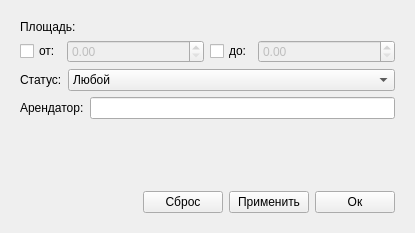
<?xml version="1.0" encoding="UTF-8"?>
<ui version="4.0">
 <class>FilterForm</class>
 <widget class="QWidget" name="FilterForm">
  <property name="geometry">
   <rect>
    <x>0</x>
    <y>0</y>
    <width>415</width>
    <height>233</height>
   </rect>
  </property>
  <property name="windowTitle">
   <string>Form</string>
  </property>
  <layout class="QVBoxLayout" name="verticalLayout_2">
   <item>
    <widget class="QWidget" name="widgetFilter" native="true">
     <layout class="QVBoxLayout" name="verticalLayout">
      <item>
       <widget class="QLabel" name="label">
        <property name="text">
         <string>Площадь: </string>
        </property>
       </widget>
      </item>
      <item>
       <layout class="QHBoxLayout" name="horizontalLayout_2" stretch="0,1,0,1">
        <item>
         <widget class="QCheckBox" name="checkBox_after">
          <property name="text">
           <string>от:</string>
          </property>
         </widget>
        </item>
        <item>
         <widget class="QDoubleSpinBox" name="doubleSpinBox_after">
          <property name="enabled">
           <bool>false</bool>
          </property>
         </widget>
        </item>
        <item>
         <widget class="QCheckBox" name="checkBox_before">
          <property name="text">
           <string>до:</string>
          </property>
         </widget>
        </item>
        <item>
         <widget class="QDoubleSpinBox" name="doubleSpinBox_before">
          <property name="enabled">
           <bool>false</bool>
          </property>
         </widget>
        </item>
       </layout>
      </item>
      <item>
       <layout class="QHBoxLayout" name="horizontalLayout_3" stretch="0,1">
        <item>
         <widget class="QLabel" name="label_2">
          <property name="text">
           <string>Статус:</string>
          </property>
         </widget>
        </item>
        <item>
         <widget class="QComboBox" name="comboBox_status">
          <item>
           <property name="text">
            <string>Любой</string>
           </property>
          </item>
          <item>
           <property name="text">
            <string>Свободно</string>
           </property>
          </item>
          <item>
           <property name="text">
            <string>В аренде</string>
           </property>
          </item>
          <item>
           <property name="text">
            <string>Не доступно</string>
           </property>
          </item>
         </widget>
        </item>
       </layout>
      </item>
      <item>
       <layout class="QHBoxLayout" name="horizontalLayout_4">
        <item>
         <widget class="QLabel" name="label_3">
          <property name="text">
           <string>Арендатор:</string>
          </property>
         </widget>
        </item>
        <item>
         <widget class="QLineEdit" name="lineEdit_rentor"/>
        </item>
       </layout>
      </item>
      <item>
       <spacer name="verticalSpacer">
        <property name="orientation">
         <enum>Qt::Vertical</enum>
        </property>
        <property name="sizeHint" stdset="0">
         <size>
          <width>20</width>
          <height>56</height>
         </size>
        </property>
       </spacer>
      </item>
      <item>
       <layout class="QHBoxLayout" name="horizontalLayout">
        <item>
         <spacer name="horizontalSpacer">
          <property name="orientation">
           <enum>Qt::Horizontal</enum>
          </property>
          <property name="sizeHint" stdset="0">
           <size>
            <width>40</width>
            <height>20</height>
           </size>
          </property>
         </spacer>
        </item>
        <item>
         <widget class="QPushButton" name="pushButton_reset">
          <property name="text">
           <string>Сброс</string>
          </property>
         </widget>
        </item>
        <item>
         <widget class="QPushButton" name="pushButton_apply">
          <property name="text">
           <string>Применить</string>
          </property>
         </widget>
        </item>
        <item>
         <widget class="QPushButton" name="pushButton_ok">
          <property name="text">
           <string>Ок</string>
          </property>
         </widget>
        </item>
       </layout>
      </item>
     </layout>
    </widget>
   </item>
  </layout>
 </widget>
 <resources/>
 <connections>
  <connection>
   <sender>checkBox_after</sender>
   <signal>toggled(bool)</signal>
   <receiver>doubleSpinBox_after</receiver>
   <slot>setEnabled(bool)</slot>
   <hints>
    <hint type="sourcelabel">
     <x>39</x>
     <y>49</y>
    </hint>
    <hint type="destinationlabel">
     <x>134</x>
     <y>49</y>
    </hint>
   </hints>
  </connection>
  <connection>
   <sender>checkBox_before</sender>
   <signal>toggled(bool)</signal>
   <receiver>doubleSpinBox_before</receiver>
   <slot>setEnabled(bool)</slot>
   <hints>
    <hint type="sourcelabel">
     <x>230</x>
     <y>49</y>
    </hint>
    <hint type="destinationlabel">
     <x>326</x>
     <y>49</y>
    </hint>
   </hints>
  </connection>
 </connections>
</ui>
